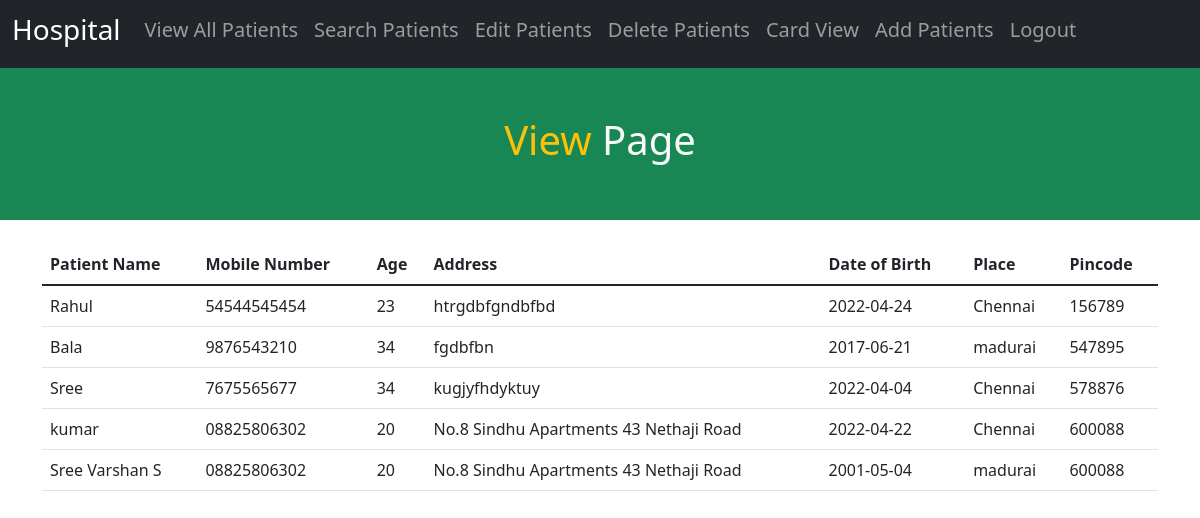
/view, run on the app's committed database.
### tables this page shows
CREATE TABLE PATIENT(
                        ID INTEGER PRIMARY KEY AUTOINCREMENT,
                        NAME TEXT,
                        MOBILE TEXT,
                        AGE INTEGER,
                        ADDRESS TEXT,
                        DOB TEXT,
                        PLACE TEXT,
                        PINCODE INTEGER
                       );

### app.py (the view)
@App.route('/view')
def viewAll():
    cursor = connection.cursor()
    count = cursor.execute("SELECT * FROM PATIENT")
    result = cursor.fetchall()
    return render_template("viewall.html", patient=result)

### templates/viewall.html (shortened to what this page needs)
{% extends "base.html" %}
{% block content%}
      <section class="bg-success text-light p-5 text-center">
        <div class="container">
            <center><h1> <span class="text-warning">
                View
            </span>
            Page </h1></center>
        </div>
    </section>
    <br>
<div class="container">
    <div class="row">
        <div class="col col-12 col-sm-12 col-md-12 col-lg-12 col-xl-12 col-xxl-12">
            <table class="table">
                <thead>
                  <tr>
                    <th scope="col">Patient Name</th>
                    <th scope="col">Mobile Number</th>
                    <th scope="col">Age</th>
                    <th scope="col">Address</th>
                    <th scope="col">Date of Birth</th>
                    <th scope="col">Place</th>
                    <th scope="col">Pincode</th>
                  </tr>
                </thead>
                <tbody>
                    {% for i in patient %}
                    <tr>
                        <td>{{i[1]}}</td>
                        <td>{{i[2]}}</td>
                        <td>{{i[3]}}</td>
                        <td>{{i[4]}}</td>
                        <td>{{i[5]}}</td>
                        <td>{{i[6]}}</td>
                        <td>{{i[7]}}</td>
                    </tr>
                    {% endfor %}
                </tbody>
              </table>
        </div>
    </div>
        </div>
   {% endblock %}

### data on the page
PATIENT: NAME "Rahul", MOBILE "54544545454", AGE "23", ADDRESS "htrgdbfgndbfbd", DOB "2022-04-24", PLACE "Chennai", PINCODE "156789"
PATIENT: NAME "Bala", MOBILE "9876543210", AGE "34", ADDRESS "fgdbfbn", DOB "2017-06-21", PLACE "madurai", PINCODE "547895"
PATIENT: NAME "Sree", MOBILE "7675565677", AGE "34", ADDRESS "kugjyfhdyktuy", DOB "2022-04-04", PLACE "Chennai", PINCODE "578876"
PATIENT: NAME "kumar", MOBILE "08825806302", AGE "20", ADDRESS "No.8 Sindhu Apartments 43 Nethaji Road", DOB "2022-04-22", PLACE "Chennai", PINCODE "600088"
PATIENT: NAME "Sree Varshan S", MOBILE "08825806302", AGE "20", ADDRESS "No.8 Sindhu Apartments 43 Nethaji Road", DOB "2001-05-04", PLACE "madurai", PINCODE "600088"
